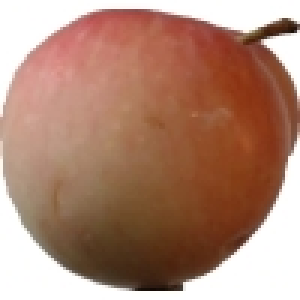
#> input picture fruit-360-dataset/Test/Apple 10/r0_147_100.jpg, 100 x 100 px (shown 3 times larger)
$ python -i meyve_siniflandirma.py   (imports and definitions only)   (older library calls are emulated)
#> lines starting #> are read from the running program, lines starting #| are printed output that depends on the picture
import os
import cv2
import numpy as np
from skimage.feature import graycomatrix, graycoprops
from sklearn import svm
from sklearn.metrics import accuracy_score, classification_report, confusion_matrix
import matplotlib.pyplot as plt
import seaborn as sns
import time

# --- 1. DOSYA YOLU AYARLARI ---
# Zip'ten çıkardığınız ana klasörün yolu.
# Klasör yapısının şuna benzediğini varsayıyoruz:
#   .../fruit-360/Training
#   .../fruit-360/Test
ANA_PATH = "fruit-360-dataset"

# --- 2. SINIFLARI OTOMATİK BELİRLEME ---
train_dir = os.path.join(ANA_PATH, "Training")
# [3 lines not run here, left out]

# Training klasöründeki tüm alt klasör isimlerini (meyve adlarını) alıyoruz
# Eğer sadece belirli meyveleri istiyorsanız buraya liste olarak yazabilirsiniz.
# [1 line that did not run here, left out]

# [3 lines not run here, left out]

# --- 3. ÖZNİTELİK ÇIKARMA (LAB + GLCM) ---
def ozellik_cikar(goruntu_yolu):
    img = cv2.imread(goruntu_yolu)
#> img is the input picture: shape (100, 100, 3); mean B, G, R 116.4, 135.1, 174.8
    if img is None: return None

    # LAB Renk Uzayı Analizi
    lab_img = cv2.cvtColor(img, cv2.COLOR_BGR2LAB)
#> lab_img: shape (100, 100, 3); mean of channels 0, 1, 2 150.8, 142.3, 145.7
    l, a, b = cv2.split(lab_img)
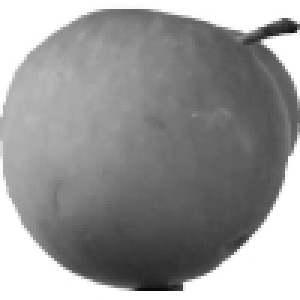
#> l: shape (100, 100) (shown 3 times larger); min 8, max 255, mean 150.8
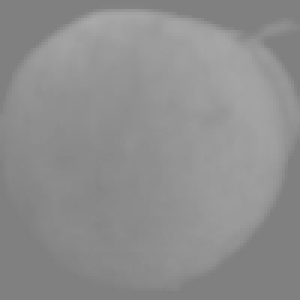
#> a: shape (100, 100) (shown 3 times larger); min 126, max 169, mean 142.3
    l_mean, l_std = np.mean(l), np.std(l)
#> l_mean = 150.8; l_std = 67.17
    a_mean, a_std = np.mean(a), np.std(a)
#> a_mean = 142.3; a_std = 11.17
    b_mean, b_std = np.mean(b), np.std(b)
#> b_mean = 145.7; b_std = 11.89

    # GLCM Doku Analizi
    gray_img = cv2.cvtColor(img, cv2.COLOR_BGR2GRAY)
    glcm = graycomatrix(gray_img, distances=[1], angles=[0, np.pi/2], levels=256, symmetric=True, normed=True)

    contrast = np.mean(graycoprops(glcm, 'contrast'))
#> contrast = 298.5
    dissimilarity = np.mean(graycoprops(glcm, 'dissimilarity'))
#> dissimilarity = 4.74
    homogeneity = np.mean(graycoprops(glcm, 'homogeneity'))
#> homogeneity = 0.489
    energy = np.mean(graycoprops(glcm, 'energy'))
#> energy = 0.178
    correlation = np.mean(graycoprops(glcm, 'correlation'))
#> correlation = 0.969

    return [l_mean, l_std, a_mean, a_std, b_mean, b_std, contrast, dissimilarity, homogeneity, energy, correlation]

# --- 4. VERİ YÜKLEME FONKSİYONU ---
def klasor_yukle(ana_yol, veri_tipi, sinif_listesi):
    """
    veri_tipi: 'Training' veya 'Test'
    Bu fonksiyon belirtilen klasördeki resimleri okur ve özelliklerini çıkarır.
    """
    hedef_klasor = os.path.join(ana_yol, veri_tipi)
    data = []
    labels = []

    print(f"\n--- {veri_tipi} Verileri Yükleniyor ---")

    # İlerleme durumunu göstermek için sayaç
    start = time.time()
    for i, sinif in enumerate(sinif_listesi):
        sinif_yolu = os.path.join(hedef_klasor, sinif)

        if not os.path.isdir(sinif_yolu):
            continue

        # Sadece resim dosyalarını al
        resimler = [f for f in os.listdir(sinif_yolu) if f.endswith(('.jpg', '.png', '.jpeg'))]

        # Her sınıftaki tüm resimleri işle
        for dosya in resimler:
            ozellikler = ozellik_cikar(os.path.join(sinif_yolu, dosya))
            if ozellikler is not None:
                data.append(ozellikler)
                labels.append(sinif)

        # Kullanıcıyı bilgilendir (Her 10 sınıfta bir veya toplam sayı azsa her adımda)
        if (i+1) % 10 == 0 or (i+1) == len(sinif_listesi):
            print(f"[{i+1}/{len(sinif_listesi)}] '{sinif}' sınıfı işlendi. (Geçen süre: {time.time()-start:.1f} sn)")

    return data, labels

# --- 5. ANA İŞLEM AKIŞI ---

# A) EĞİTİM (TRAINING) VERİSİNİ YÜKLE
# Model bu verileri kullanarak "öğrenecek".
# [1 line that did not run here, left out]
# [1 line not run here, left out]

# B) TEST VERİSİNİ YÜKLE
# Modelin başarısını ölçmek için bu verileri "karşılaştırma" amaçlı kullanacağız.
# [1 line that did not run here, left out]
# [4 lines not run here, left out]
clf = svm.SVC(kernel='linear', C=1.0)
# [4 lines not run here, left out]
# [1 line that did not run here, left out]

# E) SONUÇLARIN RAPORLANMASI
# [1 line that did not run here, left out]
# [20 lines not run here, left out]

>>> result = ozellik_cikar('fruit-360-dataset/Test/Apple 10/r0_147_100.jpg')
#> result = [150.8, 67.17, 142.3, 11.17, 145.7, 11.89, 298.5, 4.74, 0.489, 0.178, 0.969]

$ run again, on fruit-360-dataset/Test/Apple 6/r1_103_100.jpg
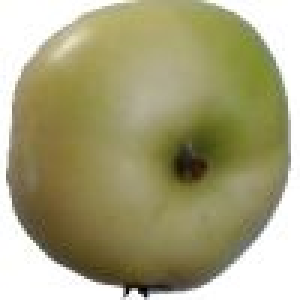
#> input picture fruit-360-dataset/Test/Apple 6/r1_103_100.jpg, 100 x 100 px (shown 3 times larger)
#> in ozellik_cikar, img is the input picture: shape (100, 100, 3); mean B, G, R 124.9, 162.6, 166.7
#> lab_img: shape (100, 100, 3); mean of channels 0, 1, 2 167.7, 123.9, 148.8
#> in ozellik_cikar, `l, a, b = cv2.split(lab_img)`:
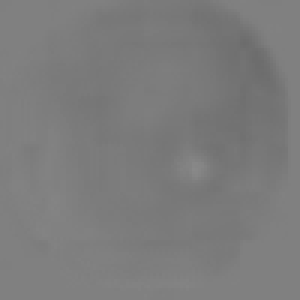
#> a: shape (100, 100) (shown 3 times larger); min 108, max 137, mean 123.9
#> in ozellik_cikar, `l, a, b = cv2.split(lab_img)`:
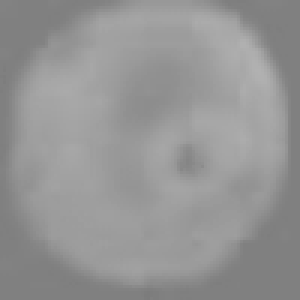
#> b: shape (100, 100) (shown 3 times larger); min 124, max 177, mean 148.8
#> l_mean = 167.7; l_std = 55.12
#> a_mean = 123.9; a_std = 4.22
#> b_mean = 148.8; b_std = 13.58
#> contrast = 203.2
#> dissimilarity = 4.76
#> homogeneity = 0.432
#> energy = 0.131
#> correlation = 0.97
#> result = [167.7, 55.12, 123.9, 4.22, 148.8, 13.58, 203.2, 4.76, 0.432, 0.131, 0.97]

$ run again, on fruit-360-dataset/Test/Apple Granny Smith 1/r_41_100.jpg
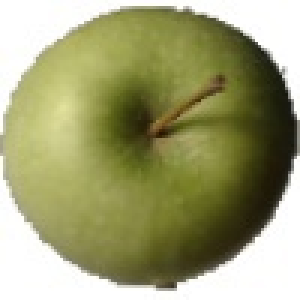
#> input picture fruit-360-dataset/Test/Apple Granny Smith 1/r_41_100.jpg, 100 x 100 px (shown 3 times larger)
#> in ozellik_cikar, img is the input picture: shape (100, 100, 3); mean B, G, R 116.3, 159.7, 159.2
#> lab_img: shape (100, 100, 3); mean of channels 0, 1, 2 162.4, 121.3, 151.1
#> in ozellik_cikar, `l, a, b = cv2.split(lab_img)`:
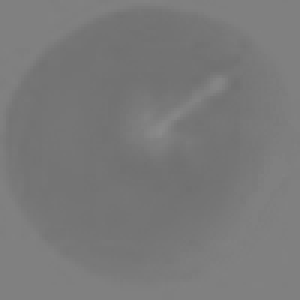
#> a: shape (100, 100) (shown 3 times larger); min 112, max 138, mean 121.3
#> in ozellik_cikar, `l, a, b = cv2.split(lab_img)`:
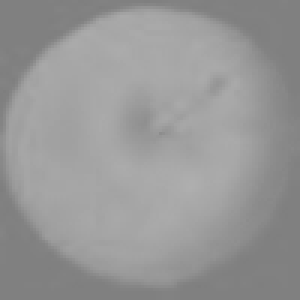
#> b: shape (100, 100) (shown 3 times larger); min 126, max 175, mean 151.1
#> l_mean = 162.4; l_std = 70.12
#> a_mean = 121.3; a_std = 5.29
#> b_mean = 151.1; b_std = 16.06
#> contrast = 240.6
#> dissimilarity = 5.63
#> homogeneity = 0.379
#> energy = 0.146
#> correlation = 0.977
#> result = [162.4, 70.12, 121.3, 5.29, 151.1, 16.06, 240.6, 5.63, 0.379, 0.146, 0.977]
